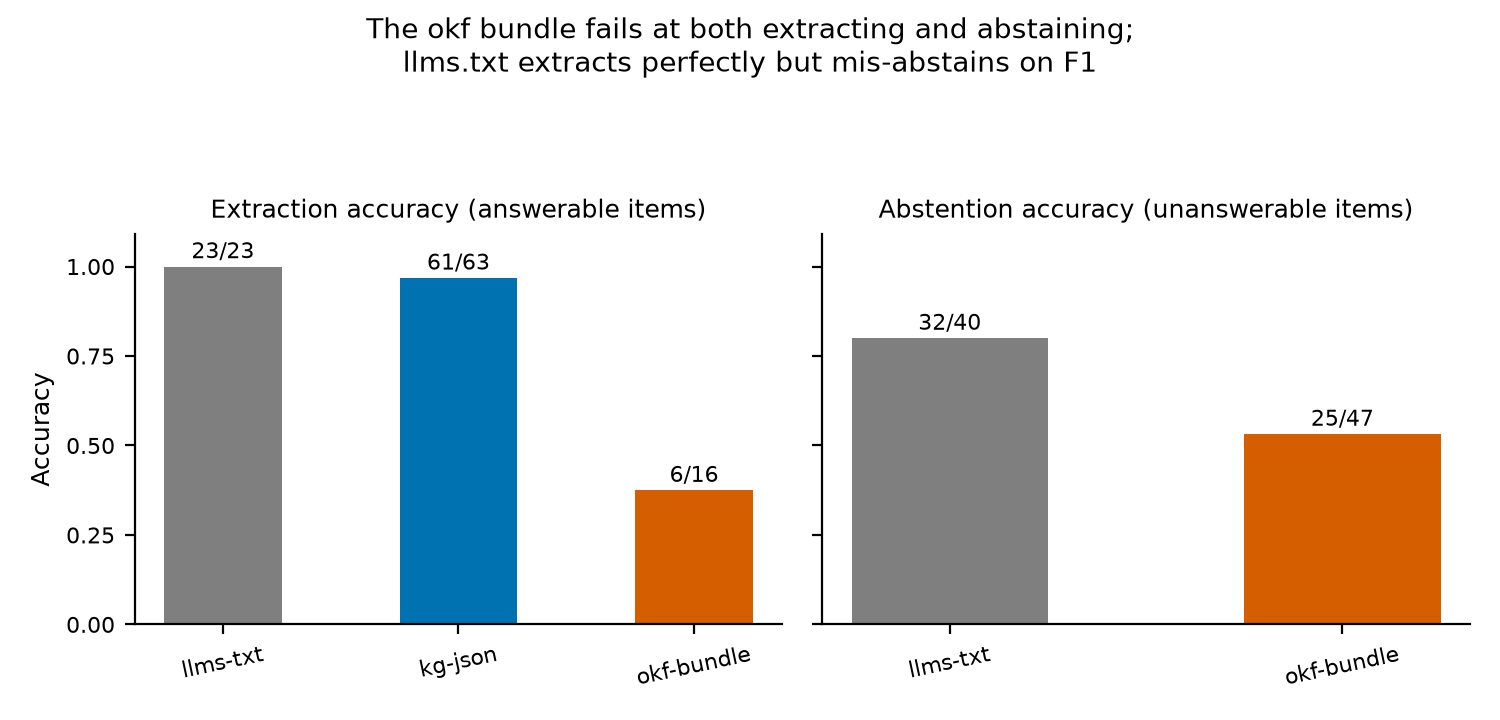

The Python source for this figure:
"""Figure 3: conditional extraction and abstention accuracy per arm.

Regenerate: uv run --with matplotlib python figures/fig3-conditional-accuracy.py
Reads only committed results/raw-v2/<arm>/run-*.json records. The composite
item score mixes extraction (answerable items) and abstention credit
(correct abstention on unanswerable items scores 1), so the conditional
accuracies are what explain where each arm's composite lands. Accuracies
re-derive the numbers in results/analysis-v2.json.
"""

import json
import pathlib
from collections import defaultdict

import matplotlib

matplotlib.use("Agg")
import matplotlib.pyplot as plt

RAW = pathlib.Path(__file__).resolve().parents[1] / "results" / "raw-v2"
ARMS = ["llms-txt", "kg-json", "okf-bundle"]
COLORS = {"llms-txt": "#7f7f7f", "kg-json": "#0072B2", "okf-bundle": "#D55E00"}
ANSWERABLE = {
    "llms-txt": {"F3", "F4"},
    "kg-json": {"F1", "F2", "F3", "F4"},
    "okf-bundle": {"F4"},
}


def load_tally():
    tally = defaultdict(lambda: defaultdict(lambda: [0, 0]))
    for arm in ARMS:
        for path in sorted((RAW / arm).glob("run-*.json")):
            rec = json.loads(path.read_text())
            cell = tally[arm][rec["family"]]
            cell[0] += 1 if rec["item_score"] else 0
            cell[1] += 1
    return tally


def main():
    tally = load_tally()
    if not tally:
        print("no records under results/raw-v2/ yet; run the bench first "
              "(recipe/run-bench.sh)")
        return

    extraction = {}
    abstention = {}
    for arm in ARMS:
        ex_k = sum(tally[arm][f][0] for f in ANSWERABLE[arm])
        ex_n = sum(tally[arm][f][1] for f in ANSWERABLE[arm])
        extraction[arm] = (ex_k, ex_n)
        ab_k = sum(tally[arm][f][0] for f in tally[arm] if f not in ANSWERABLE[arm])
        ab_n = sum(tally[arm][f][1] for f in tally[arm] if f not in ANSWERABLE[arm])
        if ab_n:
            abstention[arm] = (ab_k, ab_n)

    panels = [
        ("Extraction accuracy (answerable items)", extraction),
        ("Abstention accuracy (unanswerable items)", abstention),
    ]
    fig, axes = plt.subplots(1, 2, figsize=(7.5, 3.6), dpi=200, sharey=True)
    for ax, (title, data) in zip(axes, panels):
        for spine in ("top", "right"):
            ax.spines[spine].set_visible(False)
        arms = [a for a in ARMS if a in data]
        for i, arm in enumerate(arms):
            k, n = data[arm]
            ax.bar(i, k / n, width=0.5, color=COLORS[arm], zorder=2)
            ax.annotate(f"{k}/{n}", (i, k / n), textcoords="offset points",
                        xytext=(0, 3), ha="center", fontsize=8)
        ax.set_xticks(range(len(arms)))
        ax.set_xticklabels([a for a in arms], fontsize=8, rotation=12)
        ax.set_title(title, fontsize=9)
        ax.set_ylim(0, 1.09)
        ax.set_yticks([0, 0.25, 0.5, 0.75, 1.0])
        ax.tick_params(axis="y", labelsize=8)
    axes[0].set_ylabel("Accuracy", fontsize=9)

    fig.suptitle("The okf bundle fails at both extracting and abstaining;\n"
                 "llms.txt extracts perfectly but mis-abstains on F1",
                 fontsize=10)
    fig.tight_layout(rect=(0, 0, 1, 0.9))
    out = pathlib.Path(__file__).resolve().parent / "fig3-conditional-accuracy.png"
    fig.savefig(out)
    print(f"wrote {out}")


if __name__ == "__main__":
    main()
